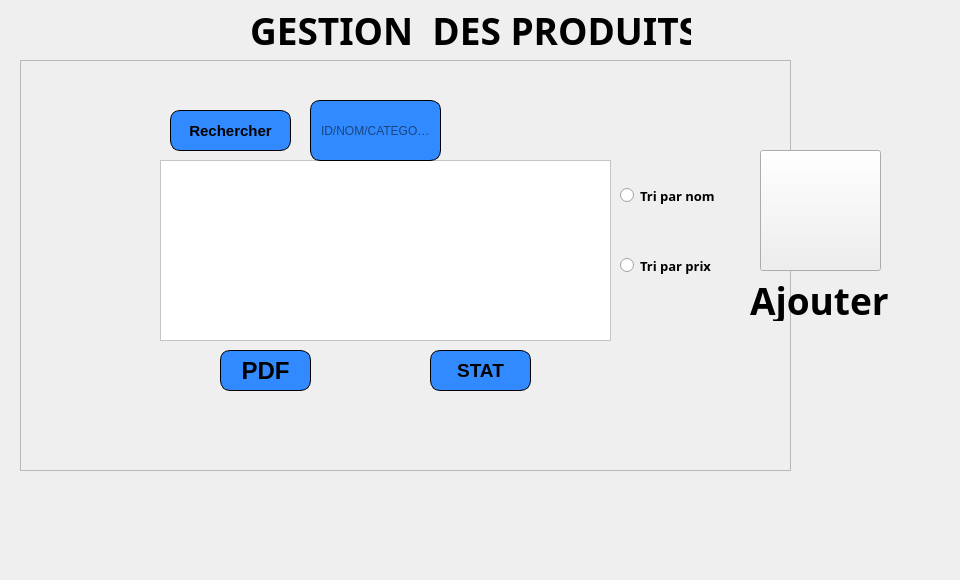
       <widget class="QWidget" name="tab_11">
        <attribute name="title">
         <string>Afficher produit</string>
        </attribute>
        <widget class="QFrame" name="frame_4">
         <property name="geometry">
          <rect>
           <x>20</x>
           <y>60</y>
           <width>771</width>
           <height>411</height>
          </rect>
         </property>
         <property name="styleSheet">
          <string notr="true"/>
         </property>
         <property name="frameShape">
          <enum>QFrame::StyledPanel</enum>
         </property>
         <property name="frameShadow">
          <enum>QFrame::Raised</enum>
         </property>
         <widget class="QTableView" name="tab_produit">
          <property name="geometry">
           <rect>
            <x>140</x>
            <y>100</y>
            <width>451</width>
            <height>181</height>
           </rect>
          </property>
          <property name="styleSheet">
           <string notr="true">background-color: rgb(255, 255, 255);
font: 75 9pt &quot;Arial&quot;;</string>
          </property>
          <property name="selectionMode">
           <enum>QAbstractItemView::SingleSelection</enum>
          </property>
          <property name="selectionBehavior">
           <enum>QAbstractItemView::SelectRows</enum>
          </property>
         </widget>
         <widget class="QPushButton" name="pushButton_recherche_produit">
          <property name="geometry">
           <rect>
            <x>150</x>
            <y>50</y>
            <width>121</width>
            <height>41</height>
           </rect>
          </property>
          <property name="font">
           <font>
            <family>Arial</family>
            <pointsize>11</pointsize>
            <weight>75</weight>
            <italic>false</italic>
            <bold>true</bold>
           </font>
          </property>
          <property name="styleSheet">
           <string notr="true">	border: 1px solid black;
border-radius: 10px;
padding: 0 8px;
background: #318aff;
font: bold, &quot;Arial&quot;;;
text-align:center;
</string>
          </property>
          <property name="text">
           <string>Rechercher</string>
          </property>
          <property name="icon">
           <iconset>
            <normaloff>:/images/recherhche.png</normaloff>:/images/recherhche.png</iconset>
          </property>
          <property name="iconSize">
           <size>
            <width>30</width>
            <height>30</height>
           </size>
          </property>
         </widget>
         <widget class="QLineEdit" name="lineEdit_rechercher_2">
          <property name="geometry">
           <rect>
            <x>290</x>
            <y>40</y>
            <width>131</width>
            <height>61</height>
           </rect>
          </property>
          <property name="styleSheet">
           <string notr="true">	border: 1px solid black;
border-radius: 10px;
padding: 0 8px;
background: #318aff;
font: bold, &quot;Arial&quot;;;
text-align:center;</string>
          </property>
          <property name="placeholderText">
           <string>ID/NOM/CATEGORIE</string>
          </property>
         </widget>
         <widget class="QRadioButton" name="radioButton_nomp">
          <property name="geometry">
           <rect>
            <x>600</x>
            <y>120</y>
            <width>111</width>
            <height>31</height>
           </rect>
          </property>
          <property name="font">
           <font>
            <family>Century Gothic</family>
            <pointsize>10</pointsize>
            <weight>75</weight>
            <bold>true</bold>
           </font>
          </property>
          <property name="styleSheet">
           <string notr="true"/>
          </property>
          <property name="text">
           <string>Tri par nom</string>
          </property>
         </widget>
         <widget class="QRadioButton" name="radioButton_prixp">
          <property name="geometry">
           <rect>
            <x>600</x>
            <y>190</y>
            <width>111</width>
            <height>31</height>
           </rect>
          </property>
          <property name="font">
           <font>
            <family>Century Gothic</family>
            <pointsize>10</pointsize>
            <weight>75</weight>
            <bold>true</bold>
           </font>
          </property>
          <property name="styleSheet">
           <string notr="true"/>
          </property>
          <property name="text">
           <string>Tri par prix</string>
          </property>
         </widget>
         <widget class="QPushButton" name="pdf_produit">
          <property name="geometry">
           <rect>
            <x>200</x>
            <y>290</y>
            <width>91</width>
            <height>41</height>
           </rect>
          </property>
          <property name="font">
           <font>
            <family>Arial</family>
            <pointsize>18</pointsize>
            <weight>75</weight>
            <italic>false</italic>
            <bold>true</bold>
           </font>
          </property>
          <property name="styleSheet">
           <string notr="true">	border: 1px solid black;
border-radius: 10px;
padding: 0 8px;
background: #318aff;
font: bold, &quot;Arial&quot;;;
text-align:center;</string>
          </property>
          <property name="text">
           <string>PDF</string>
          </property>
          <property name="icon">
           <iconset>
            <normaloff>:/images/pdf.png</normaloff>:/images/pdf.png</iconset>
          </property>
          <property name="iconSize">
           <size>
            <width>25</width>
            <height>25</height>
           </size>
          </property>
         </widget>
         <widget class="QPushButton" name="stat_produit">
          <property name="geometry">
           <rect>
            <x>410</x>
            <y>290</y>
            <width>101</width>
            <height>41</height>
           </rect>
          </property>
          <property name="font">
           <font>
            <family>Arial</family>
            <pointsize>14</pointsize>
            <weight>75</weight>
            <italic>false</italic>
            <bold>true</bold>
           </font>
          </property>
          <property name="styleSheet">
           <string notr="true">	border: 1px solid black;
border-radius: 10px;
padding: 0 8px;
background: #318aff;
font: bold, &quot;Arial&quot;;;
text-align:center;</string>
          </property>
          <property name="text">
           <string>STAT</string>
          </property>
          <property name="icon">
           <iconset>
            <normaloff>:/images/statistique.png</normaloff>:/images/statistique.png</iconset>
          </property>
         </widget>
         <widget class="QLabel" name="label_produit_2">
          <property name="geometry">
           <rect>
            <x>120</x>
            <y>40</y>
            <width>601</width>
            <height>311</height>
           </rect>
          </property>
          <property name="text">
           <string/>
          </property>
          <property name="pixmap">
           <pixmap>:/images/imf.jpg</pixmap>
          </property>
         </widget>
         <zorder>label_produit_2</zorder>
         <zorder>tab_produit</zorder>
         <zorder>pdf_produit</zorder>
         <zorder>stat_produit</zorder>
         <zorder>pushButton_recherche_produit</zorder>
         <zorder>lineEdit_rechercher_2</zorder>
         <zorder>radioButton_nomp</zorder>
         <zorder>radioButton_prixp</zorder>
        </widget>
        <widget class="QLabel" name="label_produit_5">
         <property name="geometry">
          <rect>
           <x>250</x>
           <y>10</y>
           <width>441</width>
           <height>41</height>
          </rect>
         </property>
         <property name="font">
          <font>
           <family>Trebuchet MS</family>
           <pointsize>28</pointsize>
           <weight>75</weight>
           <bold>true</bold>
          </font>
         </property>
         <property name="text">
          <string>GESTION  DES PRODUITS</string>
         </property>
        </widget>
        <widget class="QPushButton" name="pushButton_produit">
         <property name="geometry">
          <rect>
           <x>760</x>
           <y>150</y>
           <width>121</width>
           <height>121</height>
          </rect>
         </property>
         <property name="styleSheet">
          <string notr="true">background-image: url(:/images/addproduct.png);</string>
         </property>
         <property name="text">
          <string/>
         </property>
        </widget>
        <widget class="QLabel" name="label_ajouterpr">
         <property name="geometry">
          <rect>
           <x>750</x>
           <y>280</y>
           <width>141</width>
           <height>41</height>
          </rect>
         </property>
         <property name="font">
          <font>
           <family>Trebuchet MS</family>
           <pointsize>28</pointsize>
           <weight>75</weight>
           <bold>true</bold>
          </font>
         </property>
         <property name="text">
          <string>Ajouter</string>
         </property>
        </widget>
        <widget class="QLabel" name="label_produit_4">
         <property name="geometry">
          <rect>
           <x>-30</x>
           <y>-10</y>
           <width>951</width>
           <height>571</height>
          </rect>
         </property>
         <property name="text">
          <string/>
         </property>
         <property name="pixmap">
          <pixmap>:/images/haya.png</pixmap>
         </property>
        </widget>
        <zorder>label_produit_4</zorder>
        <zorder>frame_4</zorder>
        <zorder>label_produit_5</zorder>
        <zorder>pushButton_produit</zorder>
        <zorder>label_ajouterpr</zorder>
       </widget>
